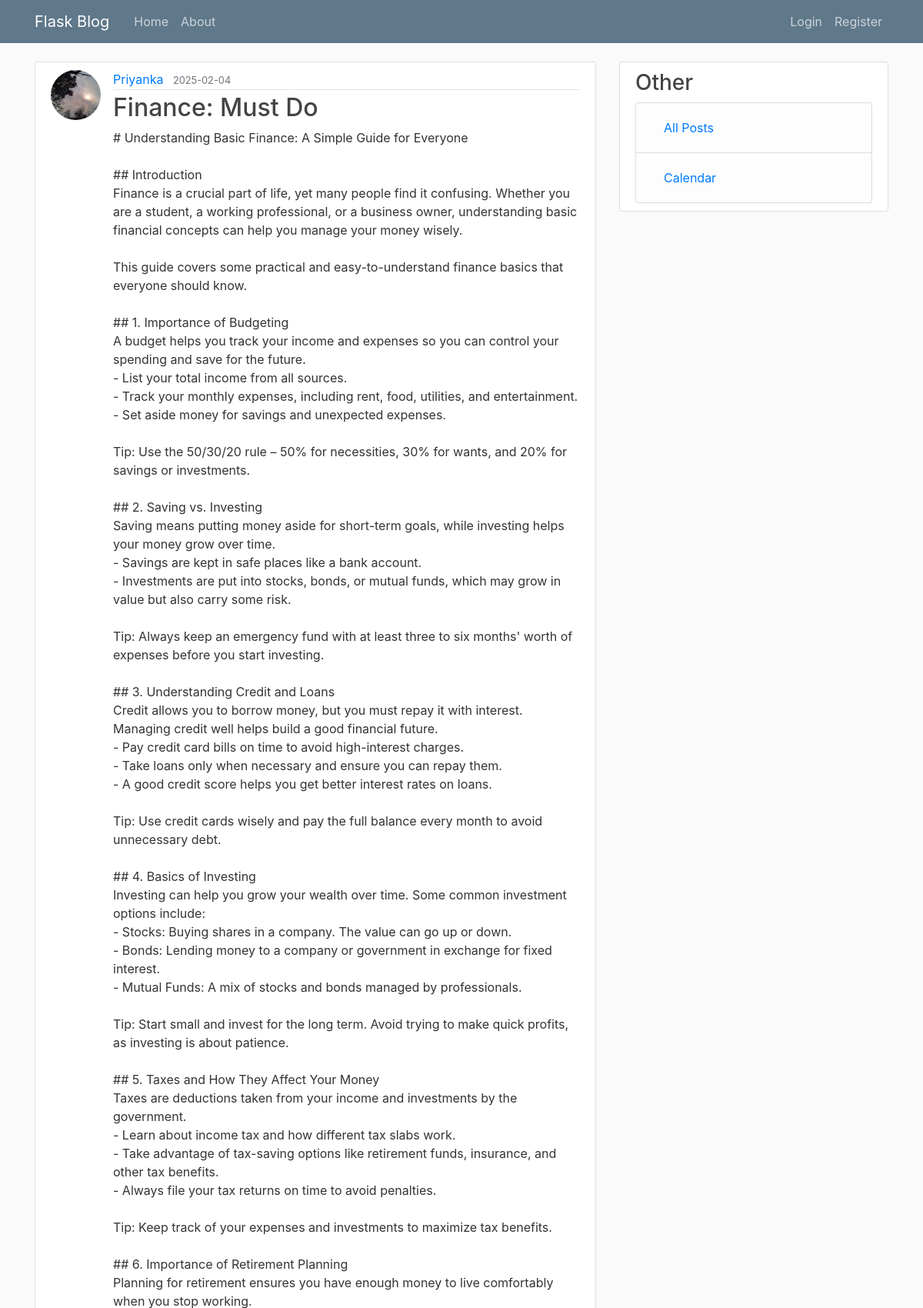
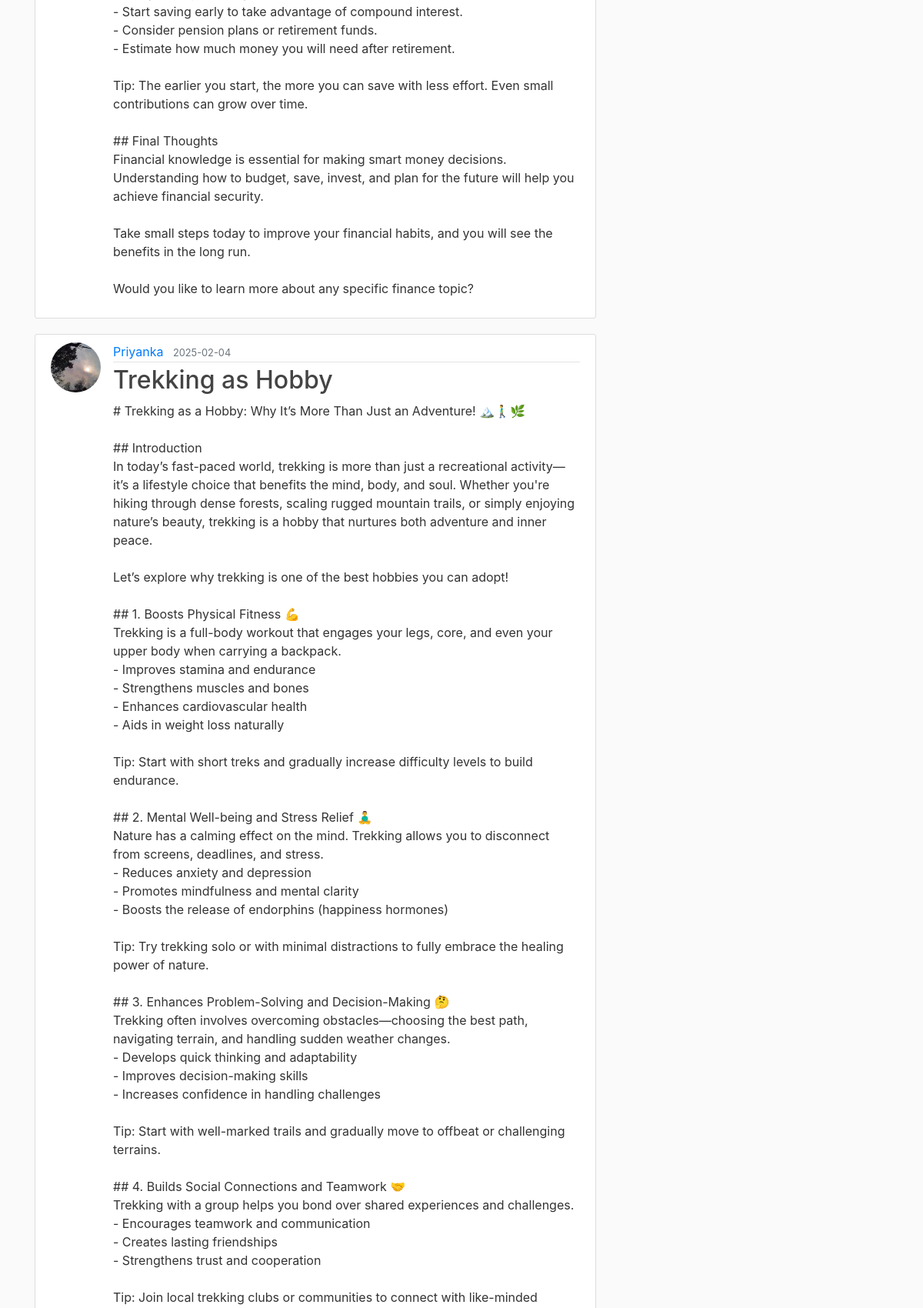
The page /home (upper part) on the database its author committed (2 pictures, top to bottom).
### app/models.py (models this page shows, shortened)
class Post(db.Model):
    id = db.Column(db.Integer, primary_key=True)
    title = db.Column(db.String(100), nullable=False)
    date_posted = db.Column(db.DateTime, nullable=False, default=datetime.utcnow)
    content = db.Column(db.Text, nullable=False)
    user_id = db.Column(db.Integer, db.ForeignKey('user.id'), nullable=False)

class User(db.Model, UserMixin):
    id = db.Column(db.Integer, primary_key=True)
    username = db.Column(db.String(20), unique=True, nullable=False)
    email = db.Column(db.String(120), unique=True, nullable=False)
    image_file = db.Column(db.String(20), nullable=False, default='default.jpg')
    password = db.Column(db.String(60), nullable=False)
    posts = db.relationship('Post', backref='author', lazy=True)

### app/main/routes.py (the view)
@main.route("/")
@main.route("/home")
def home():
    page = request.args.get('page', 1, type=int)
    posts = Post.query.order_by(Post.date_posted.desc()).paginate(page=page, per_page=5)
    return render_template('home.html', posts=posts)

### app/templates/home.html (shortened to what this page needs)
{% extends "layout.html" %}
{% block content %}
    {% for post in posts.items %}
        <article class="media content-section">
          <img class="rounded-circle article-img" src="{{ url_for('static', filename='profile_pics/' + post.author.image_file) }}">
          <div class="media-body">
            <div class="article-metadata">
              <a class="mr-2" href="{{ url_for('users.user_posts', username=post.author.username) }}">{{ post.author.username }}</a>
              <small class="text-muted">{{ post.date_posted.strftime('%Y-%m-%d') }}</small>
            </div>
            <h2><a class="article-title" href="{{ url_for('posts.post', post_id=post.id) }}">{{ post.title }}</a></h2>
            <p class="article-content">{{ post.content }}</p>
          </div>
        </article>
    {% endfor %}
{% endblock content %}

### app/static/main.css (style rules this page uses)
body { background: #fafafa; color: #333333; margin-top: 5rem; }
h1, h2, h3, h4, h5, h6 { color: #444444; }
.content-section { background: #ffffff; padding: 10px 20px; border: 1px solid #dddddd; border-radius: 3px; margin-bottom: 20px; }
.article-title { color: #444444; }
.article-content { white-space: pre-line; }
.article-img { height: 65px; width: 65px; margin-right: 16px; }
.article-metadata { padding-bottom: 1px; margin-bottom: 4px; border-bottom: 1px solid #e3e3e3 }

### rows shown on the page
Post: image_file (picture), author.username "Priyanka", date_posted "2025-02-04", title "Finance: Must Do", content "# Understanding Basic Finance: A Simple Guide for Everyone ## Introduction Finance is a crucial part of life, yet many people find it confusing. Whether you are a student, a working professional, or a business owner, understanding basic financial concepts can help you manage your money wisely. This guide covers some practical and easy-to-understand finance basics that everyone should know. ## 1. Importance of Budgeting A budget helps you track your income and expenses so you can control your spending and save for the future. - List your total income from all sources. - Track your monthly expenses, including rent, food, utilities, and entertainment. - Set aside money for savings and…"
Post: image_file (picture), author.username "Priyanka", date_posted "2025-02-04", title "Trekking as Hobby"
